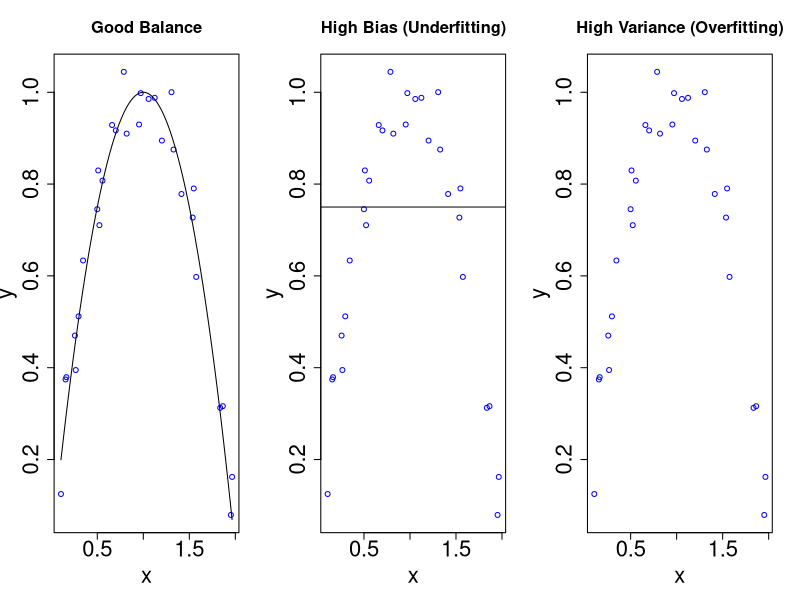

Source code (R):
fun <- function(x){
  return (-1*(x-1)*(x-1))
}

x <- runif(30,0, 2)
noise <- runif(30,-0.1,0.1)
y<- fun(x) + noise +1


par(mfrow =c(1,3))

plot(x,y, col="blue", main = "Good Balance", cex.lab=2, cex.axis=2, cex.main=1.5, cex.sub=2)
curve(-(x-1)^2+1, add = TRUE)


plot(x,y, col="blue", main = "High Bias (Underfitting)", cex.lab=2, cex.axis=2, cex.main=1.5, cex.sub=2)
abline(a=0.75, 0)

plot(x,y, col="blue", main = "High Variance (Overfitting)", cex.lab=2, cex.axis=2, cex.main=1.5, cex.sub=2)


